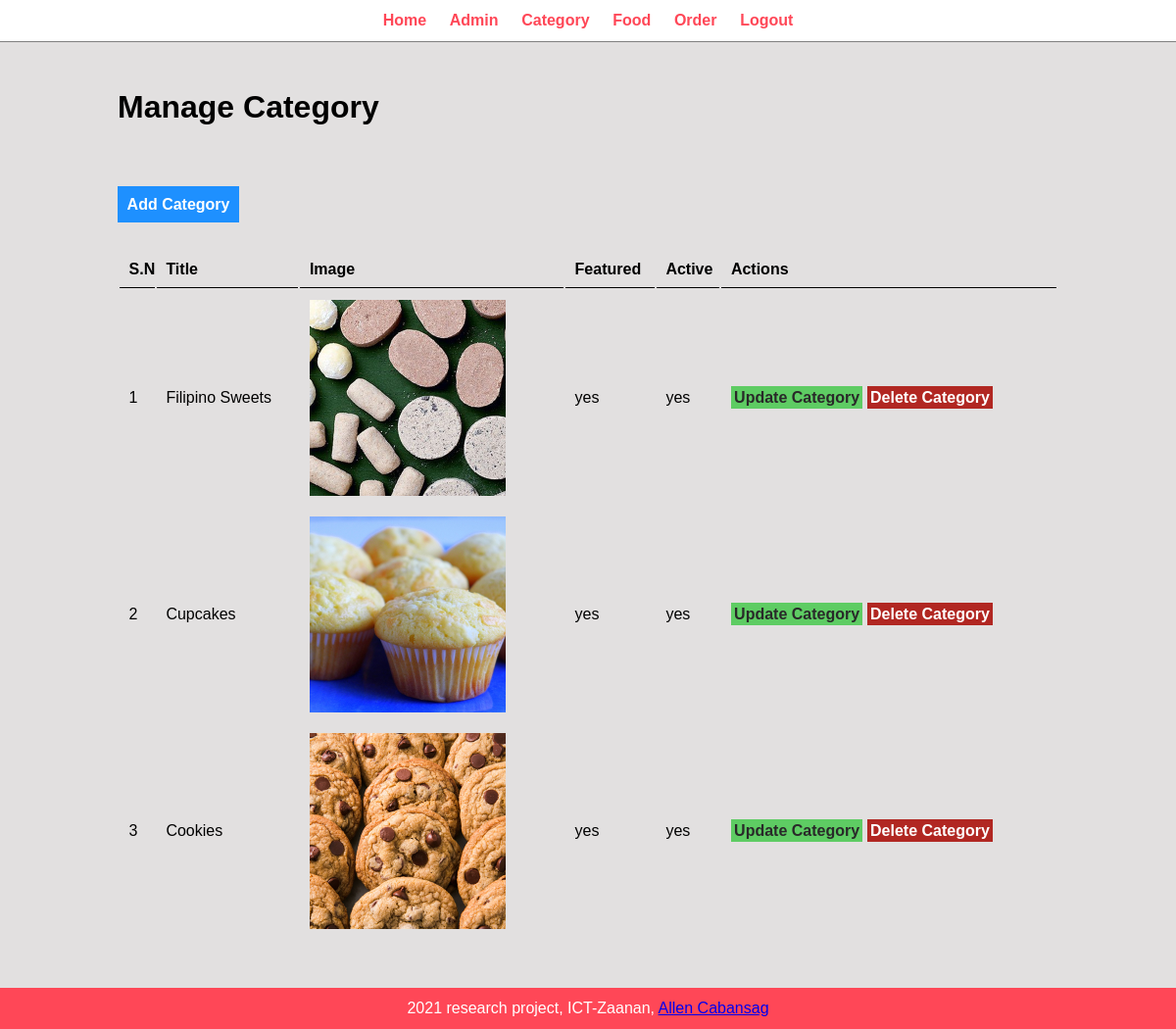
The page /admin/manage-category.php (signed in) on the database its author committed.
### tables this page shows
CREATE TABLE `tbl_category1` (
  `id` int(10) UNSIGNED NOT NULL,
  `title` varchar(100) NOT NULL,
  `image_name` varchar(255) NOT NULL,
  `featured` varchar(10) NOT NULL,
  `active` varchar(10) NOT NULL
);

### admin/manage-category.php (the view, shortened to what this page needs)
<?php include('partials/menu.php'); ?>
        <div class="main-content">
        <div class="wrapper">
                <h1>Manage Category</h1>
                <br /><br />
                <br><br>
                <a href="<?php echo SITEURL; ?>admin/add-category.php" class="btn-primary">Add Category</a>
                <br /><br /><br />
                <table class="tbl-full">
                        <tr>
                                <th>S.N</th>
                                <th>Title</th>
                                <th>Image</th>
                                <th>Featured</th>
                                <th>Active</th>
                                <th>Actions</th>
                        </tr>
                        <?php
                                $sql = "SELECT * FROM tbl_category1";
                                $res = mysqli_query($conn, $sql);
                                $count = mysqli_num_rows($res);
                                $sn=1;
                                if($count>0)
                                {
                                        while($row=mysqli_fetch_assoc($res))
                                        {
                                                $id = $row['id'];
                                                $title = $row['title'];
                                                $image_name = $row['image_name'];
                                                $featured = $row['featured'];
                                                $active = $row['active'];
                                                ?>
                                                        <tr>
                                                                <td><?php echo $sn++; ?></td>
                                                                <td><?php echo $title; ?></td>
                                                                <td>
                                                                        <?php
                                                                                if($image_name!="")
                                                                                {
                                                                                        ?>
                                                                                        <img src="<?php echo SITEURL; ?>images/category/<?php echo $image_name; ?>" width="200px">
                                                                                        <?php
                                                                                }
                                                                                else
                                                                                {
                                                                                        echo "<div class='error'>No Image Found</div>";
                                                                                }
                                                                        ?>
                                                                </td>
                                                                <td><?php echo $featured; ?></td>
                                                                <td><?php echo $active; ?></td>
                                                                <td>
                                                                        <a href="<?php echo SITEURL; ?>admin/update-category.php?id=<?php echo $id; ?>" class="btn-secondary">Update Category</a>
                                                                        <a href="<?php echo SITEURL; ?>admin/delete-category.php?id=<?php echo $id; ?>&image_name=<?php echo $image_name; ?>" class="btn-danger">Delete Category</a>
                                                                </td>
                                                        </tr>
                                                <?php
                                        }
                                }
                                else
                                {
                                        ?>
                                        <tr>
                                                <td colspan="6"><div class="error">No Category Added.</div></td>
                                        </tr>
                                        <?php
                                }
                        ?>
                </table>
            </div>
        </div>
<?php include('partials/footer.php'); ?>

### admin/partials/menu.php (shortened to what this page needs)
<html lang="en">
    <head>
        <link rel="stylesheet" href="../css/admin.css">
    </head>
    <body>
        <div class="menu text-center">
            <div class="wrapper">
                <ul>
                    <li><a href="index.php">Home</a></li>
                    <li><a href="manage-admin.php">Admin</a></li>
                    <li><a href="manage-category.php">Category</a></li>
                    <li><a href="manage-food.php">Food</a></li>
                    <li><a href="manage-order.php">Order</a></li>
                    <li><a href="logout.php">Logout</a></li>
                </ul>
            </div>
        </div>

### admin/partials/footer.php
<div class="footer">
            <div class="wrapper">
                <p class="text-center">2021 research project, ICT-Zaanan, <a href="../index.html">Allen Cabansag </a></p>
            </div>
        </div>
    </body>
</html>

### css/admin.css (style rules this page uses)
* { margin: 0; padding: 0; font-family: Arial, Helvetica, sans-serif; }
.wrapper { padding: 1%; width: 80%; margin: 0 auto; }
.text-center { text-align: center; }
.tbl-full { width: 100%; }
table tr th { border-bottom: 1px solid black; padding: 1%; text-align: left; }
table tr td { padding: 1%; }
.btn-primary { background-color: #1e90ff; padding: 1%; color: white; text-decoration: none; font-weight: bold; }
.btn-secondary { background-color: #5ecc63; padding: 1%; color: rgb(41, 41, 41); text-decoration: none; font-weight: bold; }
.btn-danger { background-color: #b12722; padding: 1%; color: white; text-decoration: none; font-weight: bold; }
.menu { border-bottom: 1px solid grey; }
.menu ul { list-style-type: none; }
.menu ul li { display: inline; padding: 1%; }
.menu ul li a { text-decoration: none; font-weight: bold; color: #ff4757; }
.main-content { background-color: rgb(226, 224, 224); padding: 3% 0; }
.footer { background-color: #ff4757; color: white; }

### rows shown on the page
tbl_category1: title "Filipino Sweets", image_name (picture), featured "yes", active "yes"
tbl_category1: title "Cupcakes", image_name (picture), featured "yes", active "yes"
tbl_category1: title "Cookies", image_name (picture), featured "yes", active "yes"
